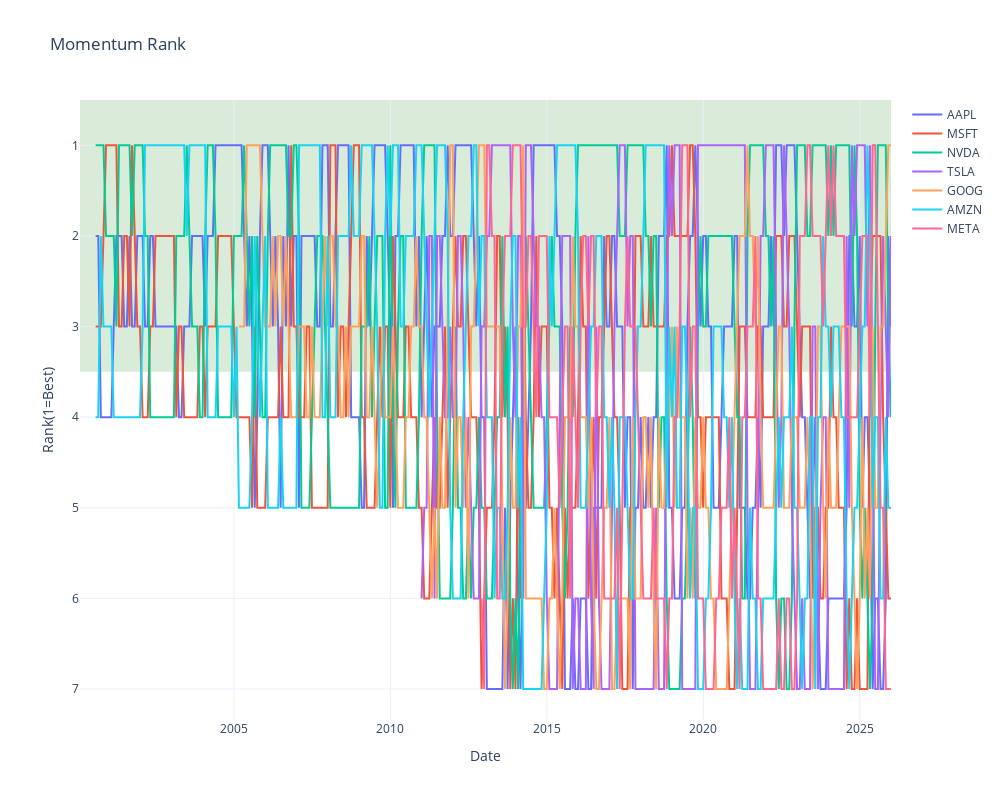
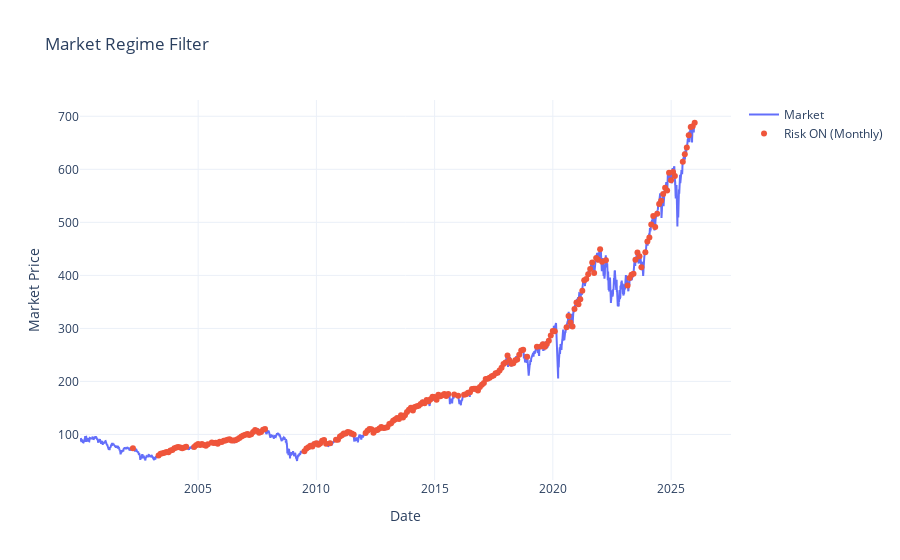

The code cell stored with these charts, in order, in its notebook:
### Code cell
equity_curve = dual_momemtum(prices, stocks, market, mom_lookback=6, ma_window=10, top_n= 3)

### Figure 1 — Plotly figure (JSON) as saved in the notebook; plotly's stock layout.template omitted (floating-point values rounded to 4 significant figures; data arrays with more than 128 entries replaced by an {"elided": "..."} marker saying what was removed)
{"data": [{"mode": "lines", "name": "AAPL", "type": "scatter", "x": {"elided": "312 str values"}, "y": {"elided": "312 float values"}}, {"mode": "lines", "name": "MSFT", "type": "scatter", "x": {"elided": "312 str values"}, "y": {"elided": "312 float values"}}, {"mode": "lines", "name": "NVDA", "type": "scatter", "x": {"elided": "312 str values"}, "y": {"elided": "312 float values"}}, {"mode": "lines", "name": "TSLA", "type": "scatter", "x": {"elided": "312 str values"}, "y": {"elided": "312 float values"}}, {"mode": "lines", "name": "GOOG", "type": "scatter", "x": {"elided": "312 str values"}, "y": {"elided": "312 float values"}}, {"mode": "lines", "name": "AMZN", "type": "scatter", "x": {"elided": "312 str values"}, "y": {"elided": "312 float values"}}, {"mode": "lines", "name": "META", "type": "scatter", "x": {"elided": "312 str values"}, "y": {"elided": "312 float values"}}], "layout": {"autosize": false, "height": 800, "hovermode": "x unified", "shapes": [{"fillcolor": "green", "layer": "below", "line": {"width": 0}, "opacity": 0.15, "type": "rect", "x0": 0, "x1": 1, "xref": "x domain", "y0": 0.5, "y1": 3.5, "yref": "y"}], "title": {"text": "Momentum Rank"}, "width": 1000, "xaxis": {"title": {"text": "Date"}}, "yaxis": {"autorange": "reversed", "title": {"text": "Rank(1=Best)"}}}}

### Figure 2 — Plotly figure (JSON) as saved in the notebook; plotly's stock layout.template omitted (floating-point values rounded to 4 significant figures; data arrays with more than 128 entries replaced by an {"elided": "..."} marker saying what was removed)
{"data": [{"line": {"width": 2}, "mode": "lines", "name": "Market ", "type": "scatter", "x": {"elided": "6537 str values"}, "y": {"elided": "6537 float values"}}, {"marker": {"size": 6}, "mode": "markers", "name": "Risk ON (Monthly)", "type": "scatter", "x": {"elided": "212 str values"}, "y": {"elided": "212 float values"}}], "layout": {"title": {"text": "Market Regime Filter"}, "xaxis": {"title": {"text": "Date"}}, "yaxis": {"title": {"text": "Market Price"}}}}
